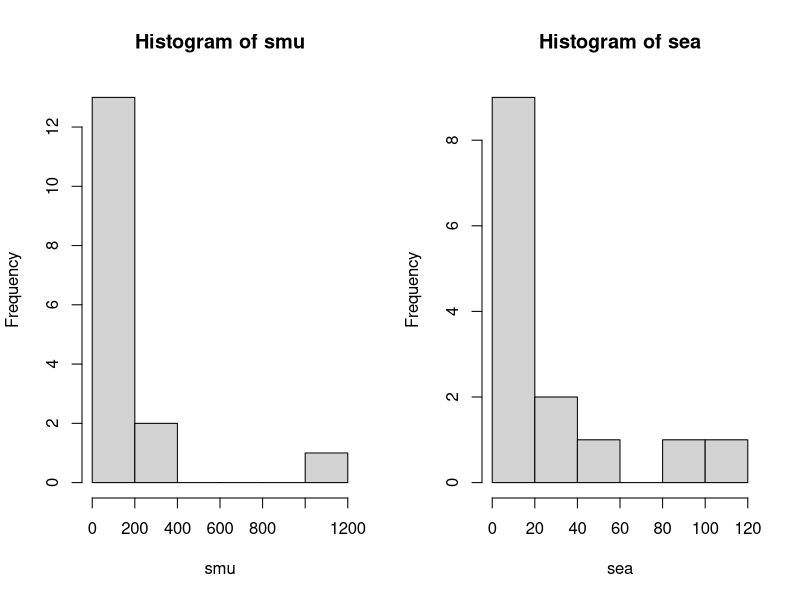

This chart was generated by the following R code: (Note: this script raises an error after producing the figure.)
## ---- chunk 1
# SMU and Seattle University poll results
smu = c(34, 1200, 23, 50, 60, 50, 0, 0, 30, 89, 0, 300, 400, 20, 10, 0)
sea = c(20, 10, 5, 0, 30, 50, 0, 100, 110, 0, 40, 10, 3, 0)

# plot histograms for distribution
par(mfrow = c(1, 2)) # split the plot
hist(smu)
hist(sea)
## ---- chunk 2
cat("\n Summary Statistics for SMU: \n")
summary(smu)

cat("\n Summary Statistics for Seattle University: \n")
summary(sea)
## ---- chunk 3
# create list of college name for our reference 
college_name <- c(rep("smu", length(smu)), rep("sea", length(sea)))

# create binary dummy data to categorize the college_name string
treatment_group <- c(rep(0, length(smu)), rep(1, length(sea)))

# create list of polls results to be stored in one group
result <- c(smu, sea)

# create dataframe
poll <- data.frame(college_name, treatment_group, result)
head(poll)
## ---- chunk 4
# print summary statistics
summary(poll)
## ---- chunk 5
diff_mean <- mean(smu) - mean(sea)
diff_mean
## ---- chunk 6
# set the seed to reproducability
set.seed(567)


# specify the number of permutations requred for the permutation test
nperm <- 10000

# create vector to hold average mean values during permutation test
perm_result <- numeric(0)

for(i in 1:nperm)
{
  scramble <- sample(poll$result,30); # indicate population of participants in poll
  smu_ <- scramble[1:16];             # randomly assign SMU group
  sea_ <- scramble[17:30];            # randomly assign SMU group
  diff <- mean(smu_)-mean(sea_);      # compute difference in sample means
  perm_result[i] <- diff;             # assign differnce in mean to the result vector
  
}
# Source: for loop code used from professors example on permutation
# .. test example for the creativity study
# .. which has been modifided for use of this study

cat("Number of values greater than the observed mean difference: ", sum(abs(perm_result) > diff_mean))
## ---- chunk 7
# create a dataframe for plotting purposes to include a title for mean differend
# ... we'll do this to indicate in the plot legend the value of the mean different test statistic
observed_mean_diff_df <- data.frame(obs_mean="Observed Mean Difference", vals = diff_mean)

# create histogram to visulaize the distribution of the permutation test
library(ggplot2)
perm_plot <- ggplot(data=as.data.frame(perm_result), aes(perm_result)) + 
        geom_histogram(binwidth = 10, fill = barfill, colour = barlines) + 
        xlab("Permutation of the Means") + 
        ylab("Frequency of the Permutation Menas Test") +
        ggtitle("HW1 - Distribution of the Permutation Test between SMU and Seattle University Dollar Amount Means") +
        geom_vline(data = observed_mean_diff_df, aes(xintercept=diff_mean))

# plot the permutation histogram
perm_plot
## ---- chunk 8
pvalue <- sum(abs(perm_result) > diff_mean) / nperm
cat("the pvalue from this permutation test is: ", pvalue)
## ---- chunk 9

## ---- chunk 10

## ---- chunk 11
perm_plot_absolute <- ggplot(data=as.data.frame(abs(perm_result)), aes(abs(perm_result))) + 
        geom_histogram(binwidth = 10, fill = barfill, colour = barlines) + 
        xlab("Permutation of the Means") + 
        ylab("Frequency of the Permutation Menas Test") +
        ggtitle("HW1 - Hist 2 of Distribution of the Permutation (Absolute Values)") +
        geom_vline(data = observed_mean_diff_df, aes(xintercept=diff_mean, color = "blue"))

# plot the permutation histogram (absolute)
perm_plot_absolute
## ---- chunk 12
# SMU and Seattle University poll results
smu = c(34, 23, 50, 60, 50, 0, 0, 30, 89, 0, 20, 10, 0)
sea = c(20, 10, 5, 0, 30, 50, 0, 100, 110, 0, 40, 10, 3, 0)

# plot histograms for distribution
par(mfrow = c(1, 2)) # split the plot
hist(smu)
hist(sea)
## ---- chunk 13
# create list of college name for our reference 
college_name <- c(rep("smu", length(smu)), rep("sea", length(sea)))

# create binary dummy data to categorize the college_name string
treatment_group <- c(rep(0, length(smu)), rep(1, length(sea)))

# create list of polls results to be stored in one group
result <- c(smu, sea)

# create dataframe
poll <- data.frame(college_name, treatment_group, result)

diff_mean <- mean(smu) - mean(sea)
#cat("Differnce of observed mean: ",diff_mean)

# set the seed to reproducability
set.seed(567)


# specify the number of permutations requred for the permutation test
nperm <- 10000

# create vector to hold average mean values during permutation test
perm_result <- numeric(0)

for(i in 1:nperm)
{
  scramble <- sample(poll$result,27); # indicate population of participants in poll
  smu_ <- scramble[1:13];             # randomly assign SMU group
  sea_ <- scramble[14:27];            # randomly assign SMU group
  diff <- mean(smu_)-mean(sea_);      # compute difference in sample means
  perm_result[i] <- diff;             # assign differnce in mean to the result vector
  
}
# Source: for loop code used from professors example on permutation
# .. test example for the creativity study
# .. which has been modifided for use of this study

#cat("Number of values greater than the observed mean difference: ", sum(abs(perm_result) > diff_mean))

# create a dataframe for plotting purposes to include a title for mean differend
# ... we'll do this to indicate in the plot legend the value of the mean different test statistic
observed_mean_diff_df <- data.frame(obs_mean="Observed Mean Difference", vals = diff_mean)

# create histogram to visulaize the distribution of the permutation test
library(ggplot2)
perm_plot <- ggplot(data=as.data.frame(perm_result), aes(perm_result)) + 
        geom_histogram(binwidth = 10, fill = barfill, colour = barlines) + 
        xlab("Permutation of the Means") + 
        ylab("Frequency of the Permutation Menas Test") +
        ggtitle("HW1 - Distribution of the Permutation Test between SMU and Seattle University Dollar Amount Means") +
        geom_vline(data = observed_mean_diff_df, aes(xintercept=diff_mean))

# plot the permutation histogram
perm_plot
## ---- chunk 14
cat("Differnce of observed mean: ",diff_mean)

cat("\n Number of values greater than the observed mean difference: ", sum(abs(perm_result) > diff_mean))
pvalue <- sum(abs(perm_result) > diff_mean) / nperm
cat("\n the pvalue from this permutation test is: ", pvalue)
